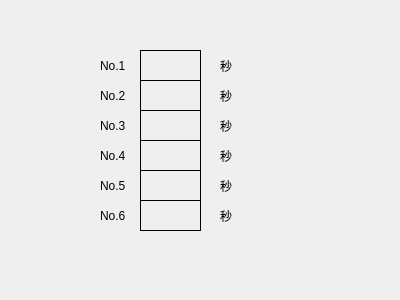
<?xml version="1.0" encoding="UTF-8"?>
<ui version="4.0">
 <class>Record</class>
 <widget class="QWidget" name="Record">
  <property name="geometry">
   <rect>
    <x>0</x>
    <y>0</y>
    <width>400</width>
    <height>300</height>
   </rect>
  </property>
  <property name="windowTitle">
   <string>Form</string>
  </property>
  <widget class="QLabel" name="label">
   <property name="geometry">
    <rect>
     <x>140</x>
     <y>50</y>
     <width>61</width>
     <height>31</height>
    </rect>
   </property>
   <property name="frameShape">
    <enum>QFrame::Box</enum>
   </property>
   <property name="text">
    <string/>
   </property>
  </widget>
  <widget class="QLabel" name="label_2">
   <property name="geometry">
    <rect>
     <x>140</x>
     <y>80</y>
     <width>61</width>
     <height>31</height>
    </rect>
   </property>
   <property name="frameShape">
    <enum>QFrame::Box</enum>
   </property>
   <property name="text">
    <string/>
   </property>
  </widget>
  <widget class="QLabel" name="label_3">
   <property name="geometry">
    <rect>
     <x>140</x>
     <y>110</y>
     <width>61</width>
     <height>31</height>
    </rect>
   </property>
   <property name="frameShape">
    <enum>QFrame::Box</enum>
   </property>
   <property name="text">
    <string/>
   </property>
  </widget>
  <widget class="QLabel" name="label_4">
   <property name="geometry">
    <rect>
     <x>140</x>
     <y>140</y>
     <width>61</width>
     <height>31</height>
    </rect>
   </property>
   <property name="frameShape">
    <enum>QFrame::Box</enum>
   </property>
   <property name="text">
    <string/>
   </property>
  </widget>
  <widget class="QLabel" name="label_5">
   <property name="geometry">
    <rect>
     <x>140</x>
     <y>170</y>
     <width>61</width>
     <height>31</height>
    </rect>
   </property>
   <property name="frameShape">
    <enum>QFrame::Box</enum>
   </property>
   <property name="text">
    <string/>
   </property>
  </widget>
  <widget class="QLabel" name="label_6">
   <property name="geometry">
    <rect>
     <x>140</x>
     <y>200</y>
     <width>61</width>
     <height>31</height>
    </rect>
   </property>
   <property name="frameShape">
    <enum>QFrame::Box</enum>
   </property>
   <property name="text">
    <string/>
   </property>
  </widget>
  <widget class="QLabel" name="label_7">
   <property name="geometry">
    <rect>
     <x>220</x>
     <y>50</y>
     <width>71</width>
     <height>31</height>
    </rect>
   </property>
   <property name="text">
    <string>秒</string>
   </property>
  </widget>
  <widget class="QLabel" name="label_8">
   <property name="geometry">
    <rect>
     <x>220</x>
     <y>80</y>
     <width>71</width>
     <height>31</height>
    </rect>
   </property>
   <property name="text">
    <string>秒</string>
   </property>
  </widget>
  <widget class="QLabel" name="label_9">
   <property name="geometry">
    <rect>
     <x>220</x>
     <y>110</y>
     <width>71</width>
     <height>31</height>
    </rect>
   </property>
   <property name="text">
    <string>秒</string>
   </property>
  </widget>
  <widget class="QLabel" name="label_10">
   <property name="geometry">
    <rect>
     <x>220</x>
     <y>140</y>
     <width>71</width>
     <height>31</height>
    </rect>
   </property>
   <property name="text">
    <string>秒</string>
   </property>
  </widget>
  <widget class="QLabel" name="label_11">
   <property name="geometry">
    <rect>
     <x>220</x>
     <y>170</y>
     <width>71</width>
     <height>31</height>
    </rect>
   </property>
   <property name="text">
    <string>秒</string>
   </property>
  </widget>
  <widget class="QLabel" name="label_12">
   <property name="geometry">
    <rect>
     <x>220</x>
     <y>200</y>
     <width>71</width>
     <height>31</height>
    </rect>
   </property>
   <property name="text">
    <string>秒</string>
   </property>
  </widget>
  <widget class="QLabel" name="label_13">
   <property name="geometry">
    <rect>
     <x>100</x>
     <y>50</y>
     <width>41</width>
     <height>31</height>
    </rect>
   </property>
   <property name="text">
    <string>No.1</string>
   </property>
  </widget>
  <widget class="QLabel" name="label_14">
   <property name="geometry">
    <rect>
     <x>100</x>
     <y>80</y>
     <width>41</width>
     <height>31</height>
    </rect>
   </property>
   <property name="text">
    <string>No.2</string>
   </property>
  </widget>
  <widget class="QLabel" name="label_15">
   <property name="geometry">
    <rect>
     <x>100</x>
     <y>110</y>
     <width>41</width>
     <height>31</height>
    </rect>
   </property>
   <property name="text">
    <string>No.3</string>
   </property>
  </widget>
  <widget class="QLabel" name="label_16">
   <property name="geometry">
    <rect>
     <x>100</x>
     <y>140</y>
     <width>41</width>
     <height>31</height>
    </rect>
   </property>
   <property name="text">
    <string>No.4</string>
   </property>
  </widget>
  <widget class="QLabel" name="label_17">
   <property name="geometry">
    <rect>
     <x>100</x>
     <y>170</y>
     <width>41</width>
     <height>31</height>
    </rect>
   </property>
   <property name="text">
    <string>No.5</string>
   </property>
  </widget>
  <widget class="QLabel" name="label_18">
   <property name="geometry">
    <rect>
     <x>100</x>
     <y>200</y>
     <width>41</width>
     <height>31</height>
    </rect>
   </property>
   <property name="text">
    <string>No.6</string>
   </property>
  </widget>
 </widget>
 <resources/>
 <connections/>
</ui>
